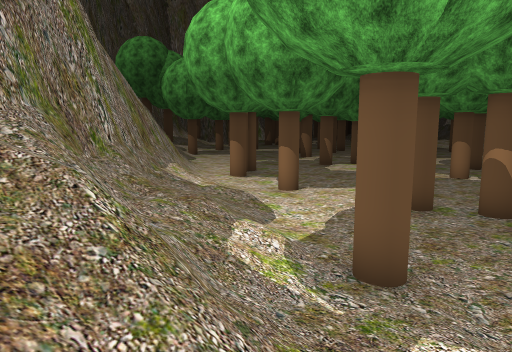
view 1 (above)

20 first-person views from a walk through a 3-D level made in the Unity game engine. The camera is 1.2 m above the floor, tilts 8° down and sees 70° across. The floor is counted in squares, 1.2 m on a side. Each view is taken from the middle of a square. On the plan, view 1 faces up. The plan holds only what a view shows up to about 13 squares ahead; the rest is blank. The place goes on beyond the plan. Some trees and plants on the terrain are drawn as simple stand-ins. The player is left out.

view 2
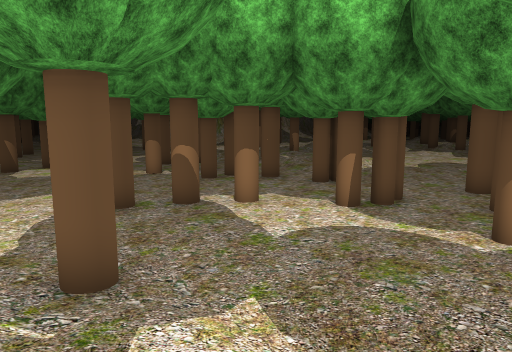

view 3
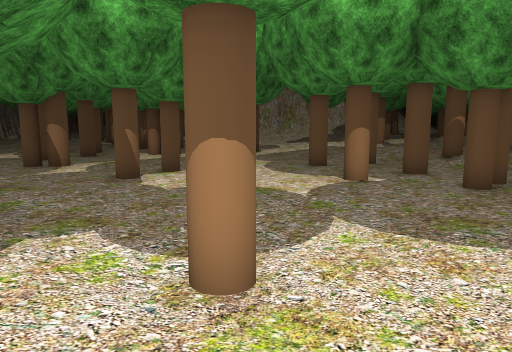

view 4
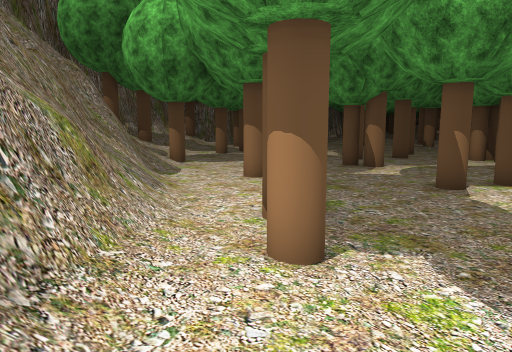

view 5
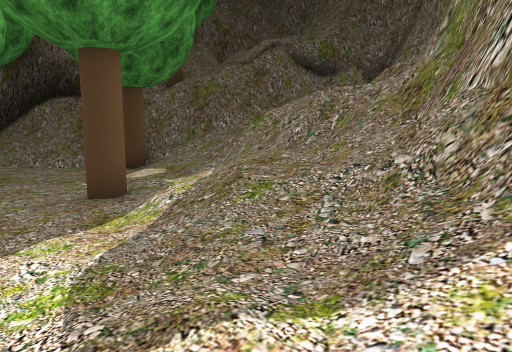

view 6
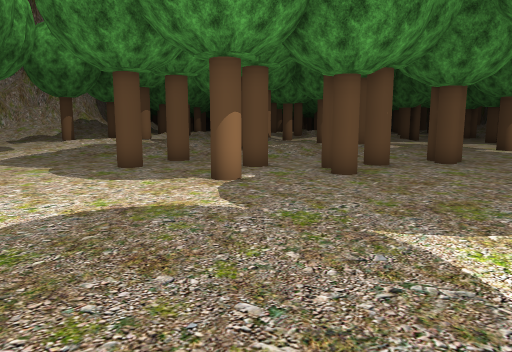

view 7
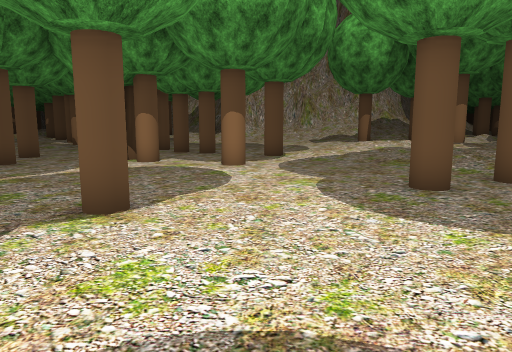

view 8
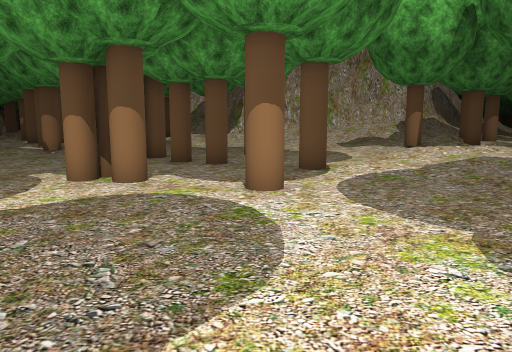

view 9
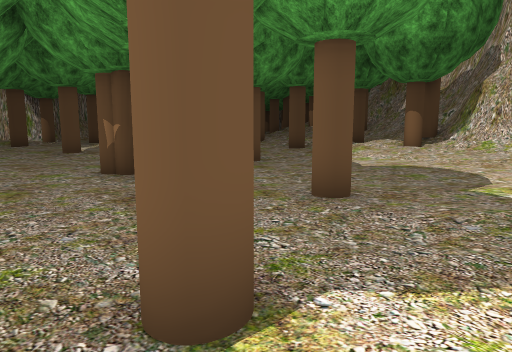

view 10
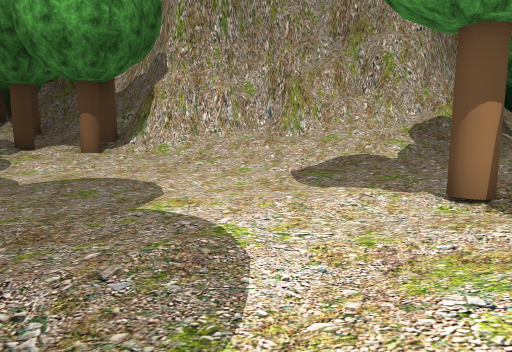

view 11
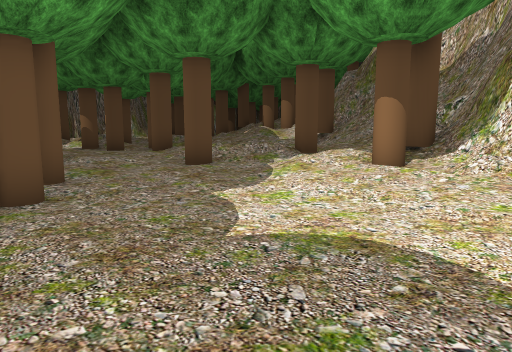

view 12
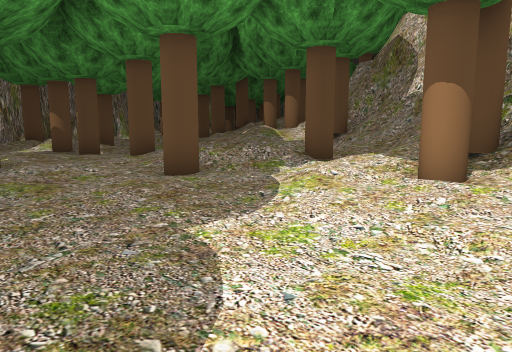

view 13
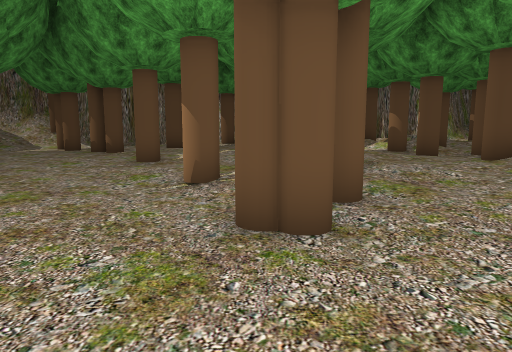

view 14
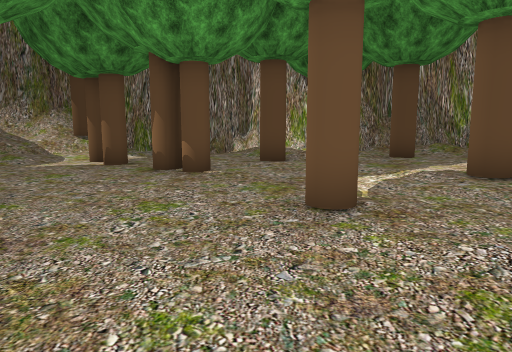

view 15
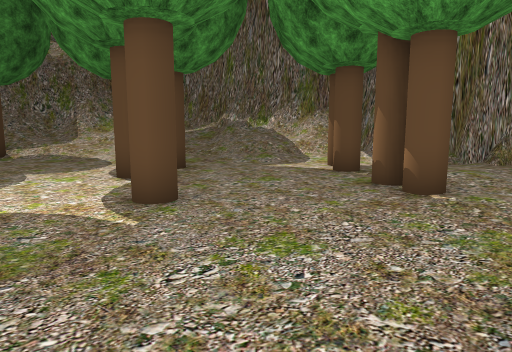

view 16
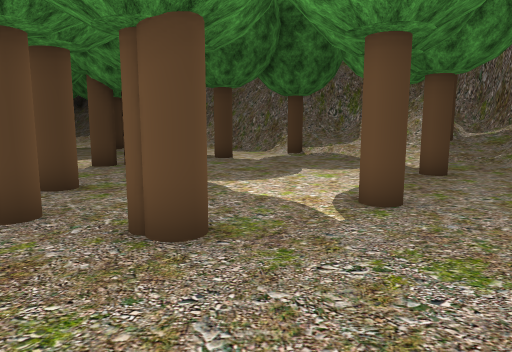

view 17
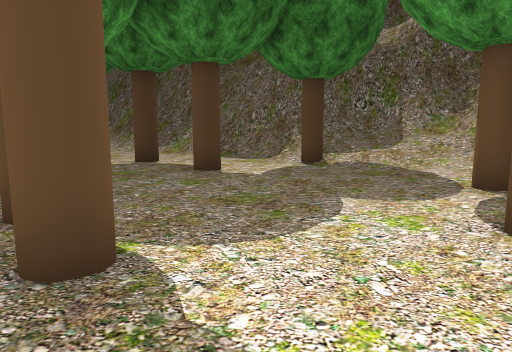

view 18
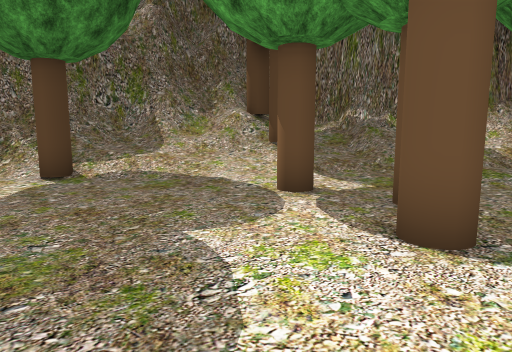

view 19
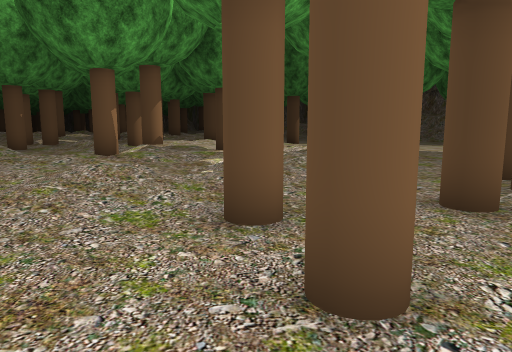

view 20
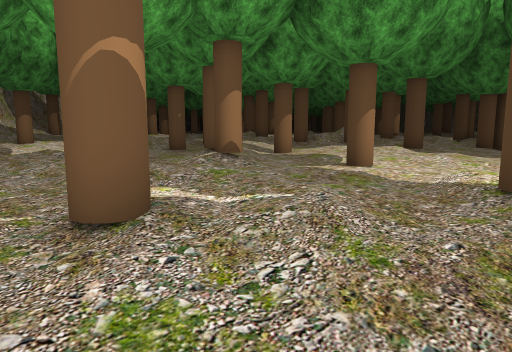

### Floor plan
Key: @ floor where view 1 was taken; # wall or solid block; . main floor; : floor 0.25 m higher than the main floor; + floor 0.5 m higher than the main floor; * floor 0.75 m higher than the main floor; / step, stairs or slope; = window, fence, low wall or low ledge; ^ raised ledge; T tree; O other object.
Columns run from 9 left of view 1 to 23 right of it. Each row starts with its distance up from view 1.
 41             ##  T T  T      #
 40            ##+//+/// :///TT###
 39            #//:///T/T://///=##
 38          #T :T:   :T.  ///TT=#
 37        ##:/ ::::   ::    ///=##
 36       ##////::::  :::T/   //==#
 35      ##..:.T:.::T ::::+//T///##
 34    ###/..:::::::T TT/::T/////##
 33   # T:....:.:::::: T//::://T##
 32   #//:.TT.TT...T::  :::::/TT##
 31  ##//:.........T::T:TT...//:=##
 30  #=///..............TT..../://##
 29 ##///......T............../:://##
 28 ##///..T.T....T.............///*#
 27 #//T/.T...........T..........////
 26 #TTT:..........T...TT........////
 25 #=///.......T.......T.......:////
 24 ##=///......T.T.....T.T.....::///
 23 ###///..........TT..T..:::::/://+
 22   ##/T...........T......:.:::///
 21   ##//..T..TT........T..::/T+//
 20    ##/............T...::/+  /:T
 19    ###..T.............::::+  /
 18     ##................:/:::  //
 17     #O/.....T.T.......:   :T:
 16     ##/...............:::::://
 15     ###..T........T...//:/+ //
 14      #=/TT..........T.//:+/ :::.T
 13      #=/T.......T.....:://T:::::.
 12      ##/T.........T../T:///T/T/
 11       #/:............///:///////
 10       #//.T......TT..//+:/:::::T
  9       #///........TT.//:./:T::::
  8       #///...T......../T//::::/:
  7       #///....T....TT.:   :.::::
  6      ##///.....T...T..:   :::::/T
  5      #////.............     ::::T
  4      #////T.....TTT....      ::::
  3      # ////.........T.         .:
  2        /////......T..
  1         ////....T
  0         /@/T....
 -1        /=##T ////
 -2    # =/#####^ =//T
 -3    ####### ^^ ####
 -4            #

Where each view was taken, in squares from view 1:
view 1: 0 up, 0 right, facing up
view 2: 0 up, 0 right, facing up-right
view 3: 8 up, 1 left, facing up-right
view 4: 9 up, 1 left, facing up
view 5: 10 up, 1 left, facing down
view 6: 12 up, 0 right, facing right
view 7: 13 up, 3 right, facing up-right
view 8: 16 up, 5 right, facing up-right
view 9: 19 up, 12 right, facing up
view 10: 20 up, 13 right, facing up-right
view 11: 25 up, 15 right, facing up
view 12: 27 up, 15 right, facing up
view 13: 27 up, 14 right, facing up-left
view 14: 28 up, 8 right, facing up-left
view 15: 30 up, 7 right, facing left
view 16: 31 up, 7 right, facing down-left
view 17: 28 up, 4 right, facing down-left
view 18: 26 up, 3 right, facing left
view 19: 17 up, 8 right, facing down-right
view 20: 11 up, 10 right, facing right
